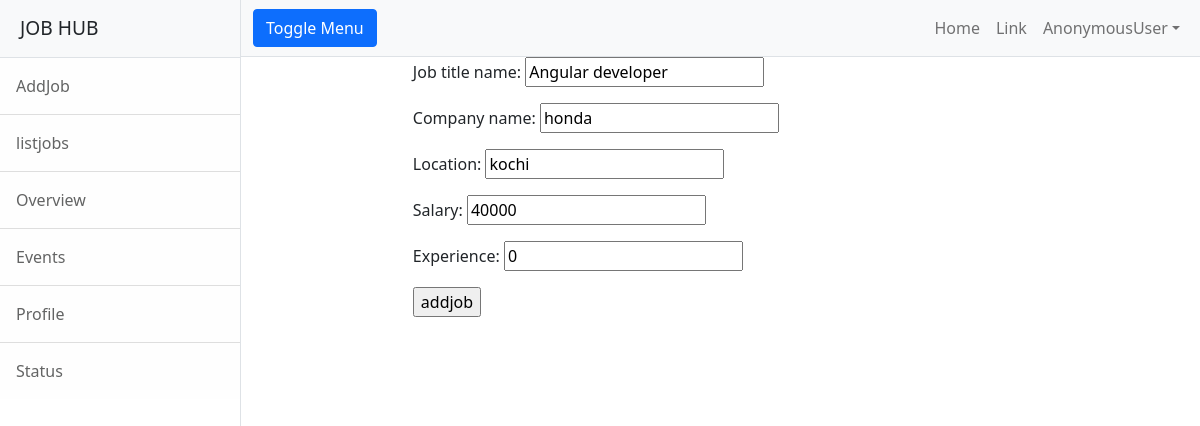
Screenshot of /employer/jobs/change/5 with the database file from the repository.
### employer/models.py (models this page shows)
class Jobs(models.Model):
    job_title_name=models.CharField(max_length=150)
    company_name=models.CharField(max_length=150)
    location=models.CharField(max_length=120)
    salary=models.PositiveIntegerField(null=True)
    experience=models.PositiveIntegerField(default=0)

### employer/views.py (the view, shortened to what this page needs)
# urls.py: path("jobs/change/<int:id>",views.Jobeditview.as_view(),name="emp-editjob"),
class Jobeditview(View):
    def get(self,request,id):
        qs=Jobs.objects.get(id=id)
        form=JobForm(instance=qs)
        return render(request,"emp-editjob.html",{"form":form})

### employer/forms.py
class JobForm(forms.ModelForm):
    class Meta:
        model=Jobs
        fields="__all__"

### employer/templates/emp-editjob.html (shortened to what this page needs)
{%extends 'base.html'%}
{%block body_block%}
<div class="row">
    <div class="col-2"></div>
    <div class="col-8">
        <form action="" method="post">
            {{form.as_p}}
            <input type="submit" value="addjob">
        </form>
    </div>
    <div class="col-2"></div>
</div>
{%endblock%}

### rows the page displays
Jobs: job_title_name "Angular developer", company_name "honda", location "kochi", salary "40000", experience "0"

### other values shown
{{ request.user }} "AnonymousUser"
